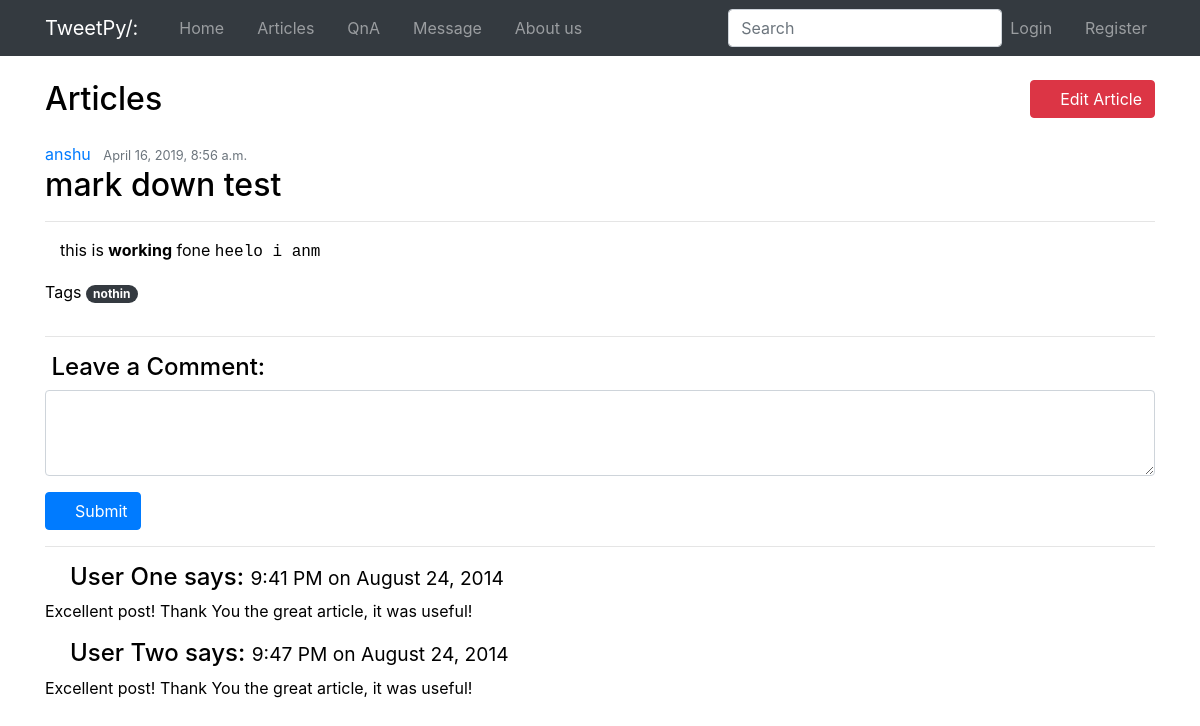
/blog/detail/15/, run on the app's committed database.
### blog/models.py (models this page shows, shortened)
class Post(models.Model):
     title = models.CharField(max_length=100)
     content = models.TextField()
     date_posted = models.DateTimeField(default = timezone.now,blank=True)
     author = models.ForeignKey(User,on_delete=models.CASCADE)
     tags = TaggableManager()
     class Meta:
          ordering = ['-date_posted']

### blog/views.py (the view)
# urls.py: url(r'^detail/(?P<pk>\d+)/$',BlogDetailView.as_view(),name='blog-detail'),
class BlogDetailView(DetailView):
    queryset = Post.objects.all()
    def get_object(self):
        pk = self.kwargs.get("pk")
        return Post.objects.get(id=pk)

### templates/blog/post_detail.html (shortened to what this page needs)
{% extends "base.html" %}
{% load markdown_deux_tags %}
 {% block content %}
 <div class="container">
    <div style="margin-top: 80px;">
        <h2 class="d-inline">Articles</h2>
   <button class="btn btn d-inline btn-danger float-right"><i class="fas fa-pen-fancy"></i>
    <a style="text-decoration: none; color: inherit;" href="writearticle.html">Edit Article</a></button>
    </div>
   <br>
    <div class="row">
        <div class="col-12">
            <article class="media content-section">
                <div class="media-body">
                  <div class="article-metadata">
                    <a class="mr-2" href="#">{{ post.author }}</a>
                    <small class="text-muted">{{ post.date_posted }}</small>
                  </div>
                  <h2><a class="article-title" style="color:inherit;" href="/blog/detail/{{post.id}}">{{ post.title }}</a></h2>
                  <hr>
                  <div class="container">
                       <p> {{ post.content| markdown }}  </p>
                  </div>
                  <p>Tags
                    {%for tags in post.tags.all%}
                    <a href="/blog/search/{{tags}}"><span class="badge badge-pill badge-dark">{{tags}}</span></a>
                    {% endfor %}
                  </p>
                </div>
            </article>
            <hr>
            <div class="well">
                    <h4> Leave a Comment:</h4>
                    <form role="form">
                        <div class="form-group">
                            <textarea class="form-control" rows="3"></textarea>
                        </div>
                        <button type="submit" class="btn btn-primary"><i class="fa fa-reply"></i> Submit</button>
                    </form>
                </div>
                <hr>
                <h4><i class="fa fa-comment"></i> User One says:
                    <small> 9:41 PM on August 24, 2014</small>
                </h4>
                <p>Excellent post! Thank You the great article, it was useful!</p>
                <h4><i class="fa fa-comment"></i> User Two says:
                    <small> 9:47 PM on August 24, 2014</small>
                </h4>
                <p>Excellent post! Thank You the great article, it was useful!</p>
        </div>
    </div>
</div>
{% endblock content%}

### static-storage/static/css/custom.css (style rules this page uses)
body { color:black; }

### templates/base.html (style rules this page uses)
i { font-family: fontawesome !important; }

### data on the page
Post: author "anshu", date_posted "April 16, 2019, 8:56 a.m.", title "mark down test", content "this is working fone heelo i anm"
Tag: name "nothin"
